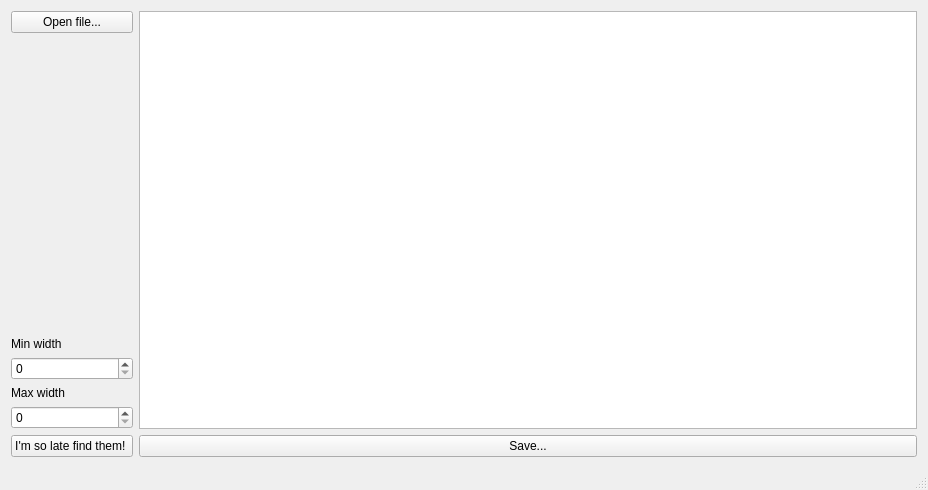
<?xml version="1.0" encoding="UTF-8"?>
<ui version="4.0">
 <class>MainWindow</class>
 <widget class="QMainWindow" name="MainWindow">
  <property name="geometry">
   <rect>
    <x>0</x>
    <y>0</y>
    <width>928</width>
    <height>490</height>
   </rect>
  </property>
  <property name="windowTitle">
   <string>Signal peak</string>
  </property>
  <widget class="QWidget" name="centralWidget">
   <layout class="QHBoxLayout" name="horizontalLayout_2">
    <item>
     <layout class="QVBoxLayout" name="verticalLayout">
      <item>
       <widget class="QPushButton" name="fileButton">
        <property name="text">
         <string>Open file...</string>
        </property>
       </widget>
      </item>
      <item>
       <widget class="QLabel" name="filenameLabel">
        <property name="text">
         <string/>
        </property>
       </widget>
      </item>
      <item>
       <spacer name="verticalSpacer">
        <property name="orientation">
         <enum>Qt::Vertical</enum>
        </property>
        <property name="sizeHint" stdset="0">
         <size>
          <width>20</width>
          <height>40</height>
         </size>
        </property>
       </spacer>
      </item>
      <item>
       <widget class="QLabel" name="label">
        <property name="text">
         <string>Min width</string>
        </property>
       </widget>
      </item>
      <item>
       <widget class="QSpinBox" name="minEntry"/>
      </item>
      <item>
       <widget class="QLabel" name="label_2">
        <property name="text">
         <string>Max width</string>
        </property>
       </widget>
      </item>
      <item>
       <widget class="QSpinBox" name="maxEntry"/>
      </item>
      <item>
       <widget class="QPushButton" name="findPeakButton">
        <property name="text">
         <string>I'm so late find them! </string>
        </property>
       </widget>
      </item>
     </layout>
    </item>
    <item>
     <layout class="QHBoxLayout" name="canvasLayout"/>
    </item>
    <item>
     <layout class="QVBoxLayout" name="rightLayout">
      <property name="sizeConstraint">
       <enum>QLayout::SetDefaultConstraint</enum>
      </property>
      <item>
       <widget class="QPlainTextEdit" name="peaksText">
        <property name="sizePolicy">
         <sizepolicy hsizetype="Expanding" vsizetype="Minimum">
          <horstretch>200</horstretch>
          <verstretch>0</verstretch>
         </sizepolicy>
        </property>
        <property name="minimumSize">
         <size>
          <width>200</width>
          <height>0</height>
         </size>
        </property>
       </widget>
      </item>
      <item>
       <widget class="QPushButton" name="saveButton">
        <property name="text">
         <string>Save...</string>
        </property>
       </widget>
      </item>
     </layout>
    </item>
   </layout>
  </widget>
  <widget class="QStatusBar" name="statusBar"/>
  <action name="actionOpen">
   <property name="text">
    <string>Open...</string>
   </property>
  </action>
 </widget>
 <layoutdefault spacing="6" margin="11"/>
 <resources/>
 <connections/>
</ui>
